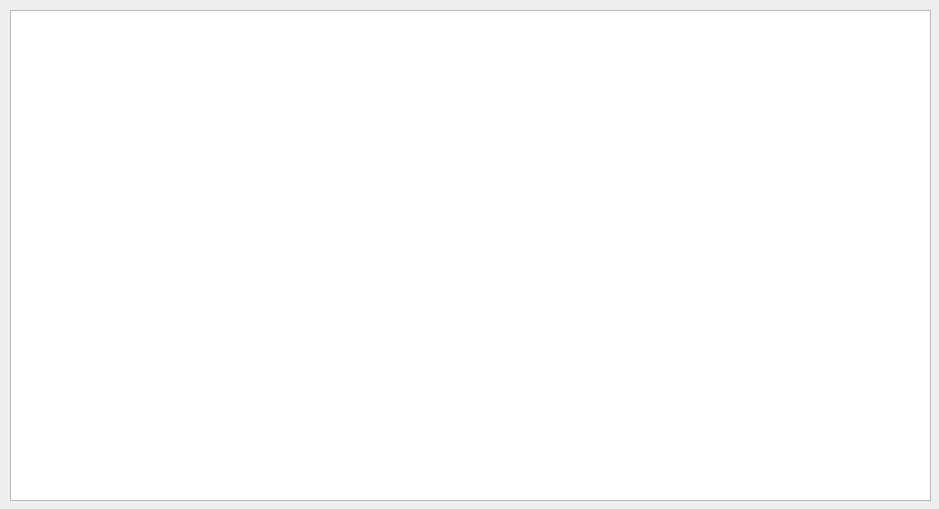
<?xml version="1.0" encoding="UTF-8"?>
<ui version="4.0">
 <class>SoftUninstallTabWidget</class>
 <widget class="QWidget" name="SoftUninstallTabWidget">
  <property name="geometry">
   <rect>
    <x>0</x>
    <y>0</y>
    <width>939</width>
    <height>509</height>
   </rect>
  </property>
  <property name="windowTitle">
   <string>SoftUninstallTabWidget</string>
  </property>
  <widget class="QTableWidget" name="tableWgSoftMgr">
   <property name="geometry">
    <rect>
     <x>10</x>
     <y>10</y>
     <width>921</width>
     <height>491</height>
    </rect>
   </property>
   <property name="editTriggers">
    <set>QAbstractItemView::NoEditTriggers</set>
   </property>
   <property name="alternatingRowColors">
    <bool>true</bool>
   </property>
   <property name="selectionMode">
    <enum>QAbstractItemView::SingleSelection</enum>
   </property>
   <property name="selectionBehavior">
    <enum>QAbstractItemView::SelectRows</enum>
   </property>
   <property name="sortingEnabled">
    <bool>true</bool>
   </property>
   <attribute name="horizontalHeaderHighlightSections">
    <bool>false</bool>
   </attribute>
   <attribute name="verticalHeaderVisible">
    <bool>true</bool>
   </attribute>
   <attribute name="verticalHeaderHighlightSections">
    <bool>false</bool>
   </attribute>
  </widget>
 </widget>
 <layoutdefault spacing="6" margin="11"/>
 <resources/>
 <connections>
  <connection>
   <sender>tableWgSoftMgr</sender>
   <signal>customContextMenuRequested(QPoint)</signal>
   <receiver>SoftUninstallTabWidget</receiver>
   <slot>onTableWidgetCustomContextMenuRequest(QPoint)</slot>
   <hints>
    <hint type="sourcelabel">
     <x>345</x>
     <y>23</y>
    </hint>
    <hint type="destinationlabel">
     <x>400</x>
     <y>-15</y>
    </hint>
   </hints>
  </connection>
 </connections>
 <slots>
  <slot>onTableWidgetCustomContextMenuRequest(QPoint)</slot>
 </slots>
</ui>
